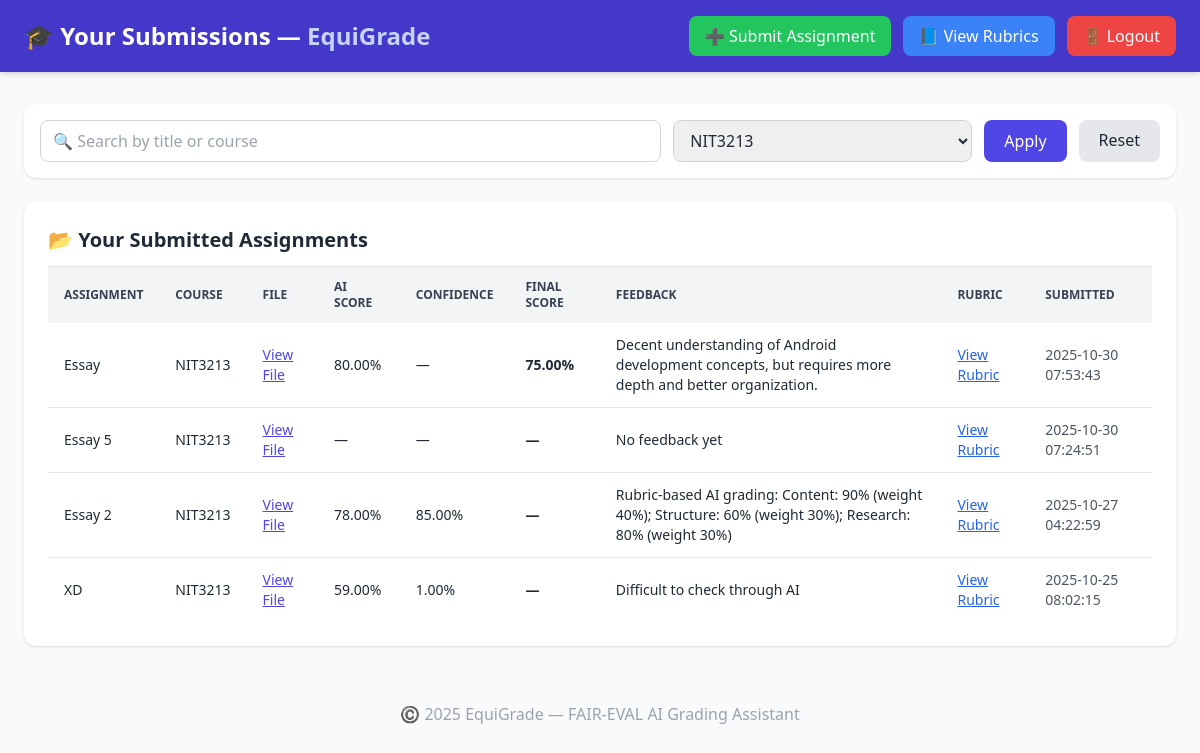
The page /submission-dashboard.php?course=NIT3213 (signed in) on the database its author committed.
### tables this page shows
CREATE TABLE `grades` (
  `grade_id` int(11) NOT NULL,
  `submission_id` int(11) NOT NULL,
  `rubric_id` int(11) DEFAULT NULL,
  `ai_score` decimal(5,2) DEFAULT NULL,
  `final_score` decimal(5,2) DEFAULT NULL,
  `confidence` decimal(4,2) DEFAULT NULL,
  `feedback` text DEFAULT NULL,
  `graded_by` int(11) DEFAULT NULL,
  `graded_at` datetime DEFAULT current_timestamp()
);

CREATE TABLE `submissions` (
  `submission_id` int(11) NOT NULL,
  `assignment_title` varchar(255) NOT NULL,
  `user_id` int(11) NOT NULL,
  `assignment_id` int(11) DEFAULT NULL,
  `course` varchar(100) DEFAULT NULL,
  `rubric_id` int(11) DEFAULT NULL,
  `filename` varchar(255) NOT NULL,
  `file_path` varchar(255) NOT NULL,
  `submitted_at` timestamp NOT NULL DEFAULT current_timestamp(),
  `status` enum('pending','graded') DEFAULT 'pending'
);

### submission-dashboard.php (the view, shortened to what this page needs)
<?php
$user_id = $_SESSION['user_id'];
global $pdo;
$search = trim($_GET['search'] ?? '');
$courseFilter = trim($_GET['course'] ?? '');
$sql = "
    SELECT
        s.submission_id,
        s.assignment_title,
        s.course,
        s.filename,
        s.submitted_at,
        g.ai_score,
        g.confidence,
        g.final_score,
        g.feedback
    FROM submissions s
    LEFT JOIN grades g
        ON g.submission_id = s.submission_id
    WHERE s.user_id = :uid
";
$params = [':uid' => $user_id];
if ($courseFilter !== '') {
    $sql .= " AND s.course = :c";
    $params[':c'] = $courseFilter;
}
$sql .= " ORDER BY s.submitted_at DESC";
$stmt = $pdo->prepare($sql);
$stmt->execute($params);
$submissions = $stmt->fetchAll(PDO::FETCH_ASSOC);
$courses = $pdo->query("SELECT DISTINCT course FROM submissions WHERE user_id = $user_id")->fetchAll(PDO::FETCH_COLUMN);
?>
<!DOCTYPE html>
<html>
<head>
    <script src="https://cdn.tailwindcss.com"></script>
</head>
<body class="bg-gray-50 text-gray-800">
<header class="bg-indigo-700 text-white shadow-md">
    <div class="max-w-7xl mx-auto px-6 py-4 flex justify-between items-center">
        <h1 class="text-2xl font-bold">
            🎓 Your Submissions — <span class="text-indigo-200">EquiGrade</span>
        </h1>
        <div class="flex items-center gap-3">
            <a href="submission.html" class="bg-green-500 hover:bg-green-600 px-4 py-2 rounded-lg">
                ➕ Submit Assignment
            </a>
            <a href="view-rubrics.php" class="bg-blue-500 hover:bg-blue-600 px-4 py-2 rounded-lg">
                📘 View Rubrics
            </a>
            <a href="logout.php" class="bg-red-500 hover:bg-red-600 px-4 py-2 rounded-lg">
                🚪 Logout
            </a>
        </div>
    </div>
</header>
<main class="max-w-7xl mx-auto py-8 px-6">
    <form method="get" class="bg-white p-4 rounded-xl shadow flex flex-col md:flex-row gap-3 mb-6">
        <input type="text" name="search" value="<?= htmlspecialchars($search) ?>"
            placeholder="🔍 Search by title or course"
            class="flex-1 border border-gray-300 rounded-lg px-3 py-2" />
        <select name="course" class="border border-gray-300 px-3 py-2 rounded-lg">
            <?php foreach ($courses as $c): ?>
                <option value="<?= htmlspecialchars($c) ?>" <?= $c == $courseFilter ? 'selected' : '' ?>>
                    <?= htmlspecialchars($c) ?>
                </option>
            <?php endforeach; ?>
        </select>
        <button class="bg-indigo-600 text-white px-5 py-2 rounded-lg">Apply</button>
        <a href="submission-dashboard.php" class="bg-gray-200 px-5 py-2 rounded-lg">Reset</a>
    </form>
    <div class="bg-white p-6 rounded-xl shadow">
        <h2 class="text-xl font-bold mb-3">📂 Your Submitted Assignments</h2>
        <div class="overflow-x-auto">
            <table class="min-w-full text-sm border-t">
                <thead class="bg-gray-100 text-gray-700 uppercase text-xs">
                    <tr>
                        <th class="px-4 py-3 text-left">Assignment</th>
                        <th class="px-4 py-3 text-left">Course</th>
                        <th class="px-4 py-3 text-left">File</th>
                        <th class="px-4 py-3 text-left">AI Score</th>
                        <th class="px-4 py-3 text-left">Confidence</th>
                        <th class="px-4 py-3 text-left">Final Score</th>
                        <th class="px-4 py-3 text-left">Feedback</th>
                        <th class="px-4 py-3 text-left">Rubric</th>
                        <th class="px-4 py-3 text-left">Submitted</th>
                    </tr>
                </thead>
                <tbody class="divide-y">
                    <?php if ($submissions): ?>
                        <?php foreach ($submissions as $s): ?>
                            <tr class="hover:bg-gray-50">
                                <td class="px-4 py-3"><?= htmlspecialchars($s['assignment_title']) ?></td>
                                <td class="px-4 py-3"><?= htmlspecialchars($s['course']) ?></td>
                                <td class="px-4 py-3">
                                    <a href="uploads/<?= $s['filename'] ?>" target="_blank" class="text-indigo-600 underline">
                                        View File
                                    </a>
                                </td>
                                <td class="px-4 py-3"><?= $s['ai_score'] ? $s['ai_score']."%" : "—" ?></td>
                                <td class="px-4 py-3"><?= $s['confidence'] ? $s['confidence']."%" : "—" ?></td>
                                <td class="px-4 py-3 font-semibold"><?= $s['final_score'] ? $s['final_score']."%" : "—" ?></td>
                                <td class="px-4 py-3"><?= htmlspecialchars($s['feedback'] ?: "No feedback yet") ?></td>
                                <td class="px-4 py-3">
                                    <a href="view-rubrics.php?course=<?= urlencode($s['course']) ?>"
                                       class="text-blue-600 underline">
                                       View Rubric
                                    </a>
                                </td>
                                <td class="px-4 py-3 text-gray-600"><?= htmlspecialchars($s['submitted_at']) ?></td>
                            </tr>
                        <?php endforeach; ?>
                    <?php endif; ?>
                </tbody>
            </table>
        </div>
    </div>
</main>
<footer class="text-center text-gray-400 py-6">
    ©️ 2025 EquiGrade — FAIR-EVAL AI Grading Assistant
</footer>
</body>
</html>

### rows shown on the page
grades: submission.assignment_title "Essay", submission.course "NIT3213", ai_score "80.00", final_score "75.00", feedback "Decent understanding of Android development concepts, but requires more depth and better organization.", submission.submitted_at "2025-10-30 07:53:43"
submissions: assignment_title "Essay 5", course "NIT3213", feedback "No feedback yet", submitted_at "2025-10-30 07:24:51"
grades: submission.assignment_title "Essay 2", submission.course "NIT3213", ai_score "78.00", confidence "85.00", feedback "Rubric-based AI grading: Content: 90% (weight 40%); Structure: 60% (weight 30%); Research: 80% (weight 30%)", submission.submitted_at "2025-10-27 04:22:59"
grades: submission.assignment_title "XD", submission.course "NIT3213", ai_score "59.00", confidence "1.00", feedback "Difficult to check through AI", submission.submitted_at "2025-10-25 08:02:15"

### other values the page prints
form field course "NIT3213"
